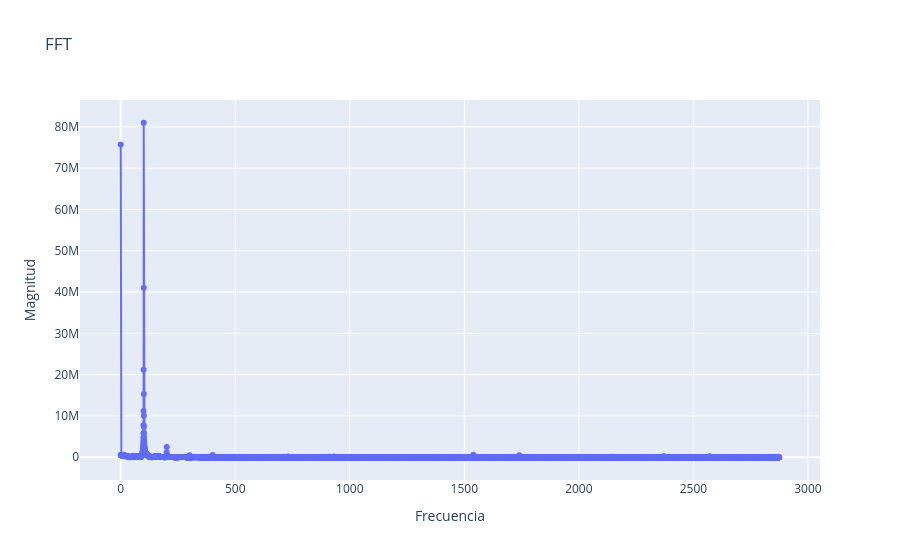

The notebook cell saved with this chart:
### Code cell
fig = go.Figure()

fig.add_trace(go.Scatter(
    x = freqs[idxs],
    y=magnitud[idxs],
    mode='lines+markers',
    name='Valores concatenados'
))

fig.update_layout(
    title='FFT',
    xaxis_title='Frecuencia',
    yaxis_title='Magnitud',
    hovermode='x unified'
)

fig.show()

### Figure 1 — Plotly figure (JSON) as saved in the notebook; plotly's stock layout.template omitted (floating-point values rounded to 4 significant figures; data arrays with more than 128 entries replaced by an {"elided": "..."} marker saying what was removed)
{"data": [{"mode": "lines+markers", "name": "Valores concatenados", "type": "scatter", "x": {"elided": "11243 float values"}, "y": {"elided": "11243 float values"}}], "layout": {"hovermode": "x unified", "title": {"text": "FFT"}, "xaxis": {"title": {"text": "Frecuencia"}}, "yaxis": {"title": {"text": "Magnitud"}}}}
